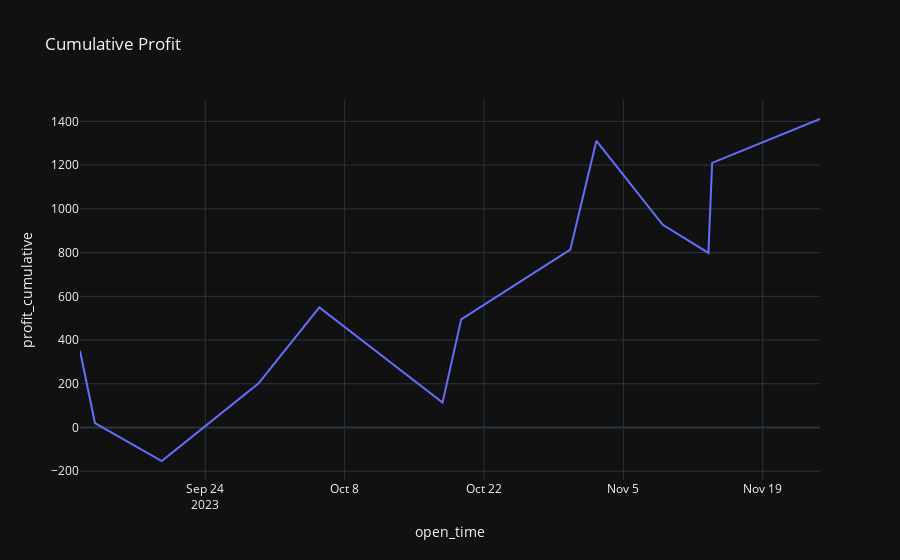

The notebook cell this image was saved under:
### Code cell
fig2 = px.line(trades, x='open_time', y='profit_cumulative', title='Cumulative Profit')
fig2

### Figure 1 — Plotly figure (JSON) as saved in the notebook; plotly's stock layout.template omitted (floating-point values rounded to 4 significant figures)
{"data": [{"hovertemplate": "open_time=%{x}<br>profit_cumulative=%{y}<extra></extra>", "legendgroup": "", "line": {"color": "#636efa", "dash": "solid"}, "marker": {"symbol": "circle"}, "mode": "lines", "name": "", "orientation": "v", "showlegend": false, "x": ["2023-09-11T10:00:00", "2023-09-12T22:00:00", "2023-09-19T15:00:00", "2023-09-29T08:00:00", "2023-10-05T11:00:00", "2023-10-17T20:00:00", "2023-10-19T17:00:00", "2023-10-30T16:00:00", "2023-11-02T07:00:00", "2023-11-08T23:00:00", "2023-11-13T13:00:00", "2023-11-13T22:00:00", "2023-11-24T18:00:00"], "xaxis": "x", "y": [351.1, 20.28, -153.4, 200.6, 549.1, 113.8, 494.3, 813.3, 1311.0, 927.2, 798.3, 1210.0, 1411.0], "yaxis": "y", "type": "scatter"}], "layout": {"xaxis": {"anchor": "y", "domain": [0.0, 1.0], "title": {"text": "open_time"}}, "yaxis": {"anchor": "x", "domain": [0.0, 1.0], "title": {"text": "profit_cumulative"}}, "legend": {"tracegroupgap": 0}, "title": {"text": "Cumulative Profit"}}}
